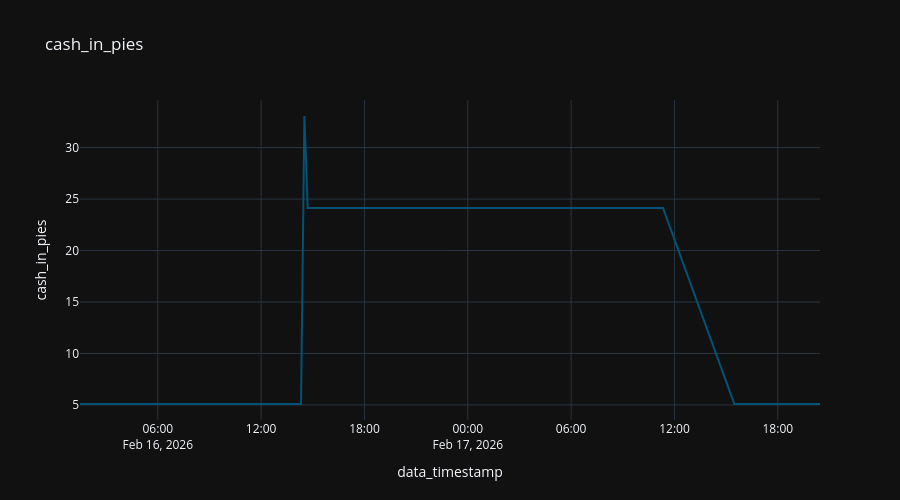

The notebook cell this image was saved under:
### Code cell
fig = px.line (
  df_account,
  "data_timestamp",
  "cash_in_pies",
  title="cash_in_pies"
#   color_discrete_sequence="Tealgrn_r",
)

fig.update_layout (
  height=500,
)

### Figure 1 — Plotly figure (JSON) as saved in the notebook; plotly's stock layout.template omitted (floating-point values rounded to 4 significant figures; data arrays with more than 128 entries replaced by an {"elided": "..."} marker saying what was removed)
{"data": [{"hovertemplate": "data_timestamp=%{x}<br>cash_in_pies=%{y}<extra></extra>", "legendgroup": "", "line": {"color": "rgb(4, 82, 117)", "dash": "solid"}, "marker": {"symbol": "circle"}, "mode": "lines", "name": "", "orientation": "v", "showlegend": false, "type": "scatter", "x": {"elided": "182 str values"}, "xaxis": "x", "y": {"elided": "182 float values"}, "yaxis": "y"}], "layout": {"height": 500, "legend": {"tracegroupgap": 0}, "title": {"text": "cash_in_pies"}, "xaxis": {"anchor": "y", "domain": [0, 1], "title": {"text": "data_timestamp"}}, "yaxis": {"anchor": "x", "domain": [0, 1], "title": {"text": "cash_in_pies"}}}}
